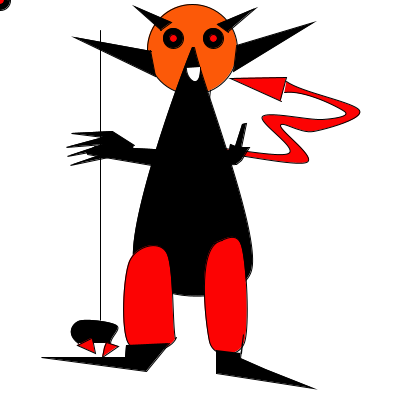
Frame 1 (no input)
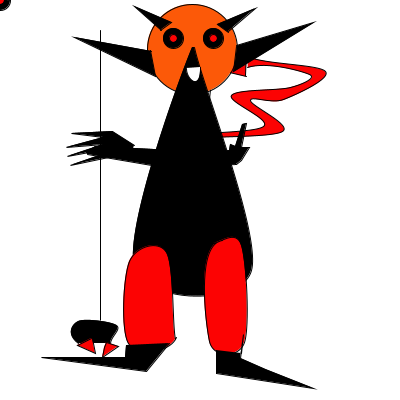
Frame 60 (the mouse pressed at the canvas centre just before this capture)
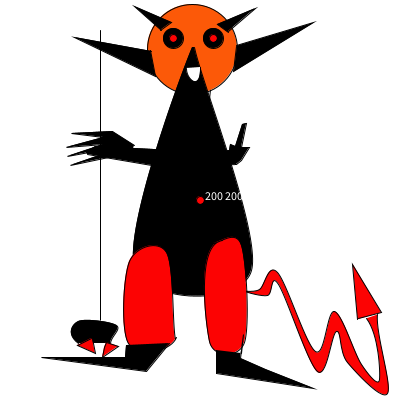
Frame 120 (the mouse held since frame 60 and released just before this capture)

The Processing sketch that drew these frames (run headless with seeded random() and noise(); from frame 60 on, the mouse is pressed at the canvas centre):

// Processing sketch: processing_96990
// ── processing_96990.pde

float x;
float y;
float rectOscCounter = -2;



void setup () {
size (400,400);
smooth();
frameRate (30);
cursor(CROSS);
x=192;
y=49;


}

void draw() {
background(255);
fill(255);
beginShape();
vertex(189.0, 96.0);
vertex(190.0, 89.0);
vertex(210.0, 89.0);
vertex(209.0, 99.0);
vertex(205.0, 93.0);
vertex(201.0, 97.0);
vertex(200.0, 98.0);
vertex(201.0, 100.0);
vertex(198.0, 93.0);
vertex(195.0, 98.0);
vertex(195.0, 99.0);
vertex(195.0, 97.0);
vertex(192.0, 94.0);
vertex(188.0, 97.0);
endShape();

//Queue + pointe de queue interactive
//pushMatrix au popMatrix c'est la queue la pointe et rotation de la queue

pushMatrix();

rectOscCounter = rectOscCounter + 0.07;
float rectOscCenter = 18;
float rectOscRadius = QUARTER_PI;

float rectRadians = cos( rectOscCounter ) * rectOscRadius + rectOscCenter;

translate( width*0.330, height*0.690);
rotate(rectRadians);
translate( -120, -210.5 );

fill(252,3,3);
beginShape();
vertex(343.0, 269.0);
vertex(366.0, 264.0);
vertex(341.0, 214.0);
vertex(342.0, 270.0);
endShape();

fill(252,3,3);
beginShape();
curveVertex(388.0, 234.0);
curveVertex(362.0, 266.0);
curveVertex(367.0, 345.0);
curveVertex(329.0, 312.0);
curveVertex(320.0, 280.0);
curveVertex(298.0, 319.0);
curveVertex(266.0, 229.0);
curveVertex(254.0, 239.0);
curveVertex(232.0, 234.0);
curveVertex(246.0, 233.0);
curveVertex(265.0, 217.0);
curveVertex(298.0, 299.0);
curveVertex(320.0, 260.0);
curveVertex(343.0, 315.0);
curveVertex(360.0, 331.0);
curveVertex(351.0, 269.0);
curveVertex(293.09448, 229.3396);
endShape();

popMatrix();

//tête
fill(252,89,8);
ellipse(192,49,90,90);
fill (0,0,0);

//oeil droit
ellipse(x-19,y-11,20,20);
//oeil gauche
ellipse(x+21,y-11,20,20);
ellipse(mouseX,mouseY,20,20);
fill(0);

//corne gauche
beginShape();
vertex(161.0, 30.0);
vertex(134.0, 6.0);
vertex(171.0, 22.0);
vertex(160.0, 30.0);
endShape();

//corne droite
beginShape();
vertex(228.0, 32.0);
vertex(217.0, 24.0);
vertex(255.0, 8.0);
vertex(228.0, 31.0);
endShape();


//corps
beginShape();
curveVertex(219.0, 63.0);
curveVertex(192.0, 47.0);
curveVertex(134.0, 266.0);
curveVertex(251.0, 270.0);
curveVertex(194.0, 47.0);
curveVertex(209.0, 63.0);
endShape();

//bras
beginShape();
vertex(86.0, 152.0);
vertex(95.0, 146.0);
vertex(212.0, 152.0);
vertex(229.0, 150.0);
vertex(230.0, 144.0);
vertex(235.0, 146.0);
vertex(242.0, 124.0);
vertex(246.0, 123.0);
vertex(241.0, 147.0);
vertex(249.0, 147.0);
vertex(241.0, 160.0);
vertex(236.0, 164.0);
vertex(163.0, 167.0);
vertex(87.0, 154.0);
endShape();

//baton
fill(252,3,3);
beginShape();
curveVertex(100, 30);
curveVertex(100, 30);
curveVertex(100, 300);
curveVertex(100, 300);
curveVertex(100, 300);
curveVertex(100, 300);
curveVertex(100, 300);
endShape();

//pied gauche
beginShape();
curveVertex(169.0, 247.0);
curveVertex(176.0, 337.0);
curveVertex(128.0, 343.0);
curveVertex(129.0, 261.0);
curveVertex(166.0, 252.0);
curveVertex(175.0, 339.0);
curveVertex(186.0, 344.0);
endShape();

//pied droit
beginShape();
curveVertex(372.0, 320.0);
curveVertex(222.0, 240.0);
curveVertex(209.0, 341.0);
curveVertex(244.0, 342.0);
curveVertex(241.0, 245.0);
curveVertex(213.0, 243.0);
curveVertex(195.0, 252.0);
endShape();

//oreille droite

fill(0);
pushMatrix ();
translate (-1.22,-1.40);

beginShape();
vertex(238.0, 47.0);
vertex(315.0, 24.0);
vertex(235.0, 73.0);
vertex(238.0, 48.0);
endShape();

popMatrix ();

//oreille gauche
fill(0);
pushMatrix ();
translate (+0.22,+9);
beginShape();
vertex(151.0, 42.0);
vertex(74.0, 28.0);
vertex(155.0, 67.0);
vertex(150.0, 41.0);
endShape();
popMatrix ();


//pied droit
beginShape();
vertex(216.0, 350.0);
vertex(216.0, 373.0);
vertex(313.0, 388.0);
vertex(265.0, 369.0);
vertex(240.0, 358.0);
vertex(243.0, 334.0);
vertex(241.0, 353.0);
endShape();


//pied gauche
beginShape();
vertex(126.0, 345.0);
vertex(125.0, 357.0);
vertex(41.0, 357.0);
vertex(146.0, 371.0);
vertex(169.0, 343.0);
endShape();


//bouche
fill(255);
beginShape();
curveVertex(182.0, -81.0);
curveVertex(200.0, 67.0);
curveVertex(186.0, 68.0);
curveVertex(202.0, 1.0);
endShape();

fill(0);
//main gauche
beginShape();
vertex(132.0, 152.0);
vertex(70.0, 165.0);
vertex(102.0, 154.0);
vertex(105.0, 149.0);
vertex(67.0, 156.0);
vertex(103.0, 144.0);
vertex(66.0, 147.0);
vertex(103.0, 137.0);
vertex(71.0, 133.0);
vertex(112.0, 131.0);
vertex(134.0, 145.0);
endShape();

//queue


//fourche courbe

beginShape();
curveVertex(153.0, 376.0);
curveVertex(78.0, 343.0);
curveVertex(78.0, 321.0);
curveVertex(116.0, 325.0);
curveVertex(110.0, 343.0);
curveVertex(114.0, 367.0);
endShape();

//
fill(252,3,3);
beginShape();
vertex(92.0, 338.0);
vertex(95.0, 353.0);
vertex(77.0, 345.0);
vertex(91.0, 338.0);
endShape();


beginShape();
vertex(102.0, 357.0);
vertex(104.0, 347.0);
vertex(106.0, 342.0);
vertex(118.0, 346.0);
vertex(102.0, 357.0);
endShape();



//oeil droit
ellipse(x-19,y-11,8,8);
//oeil gauche
ellipse(x+21,y-11,8,8);
ellipse(mouseX,mouseY,8,8);
fill(255);
text(mouseX+" "+mouseY,mouseX+5,mouseY);
}
